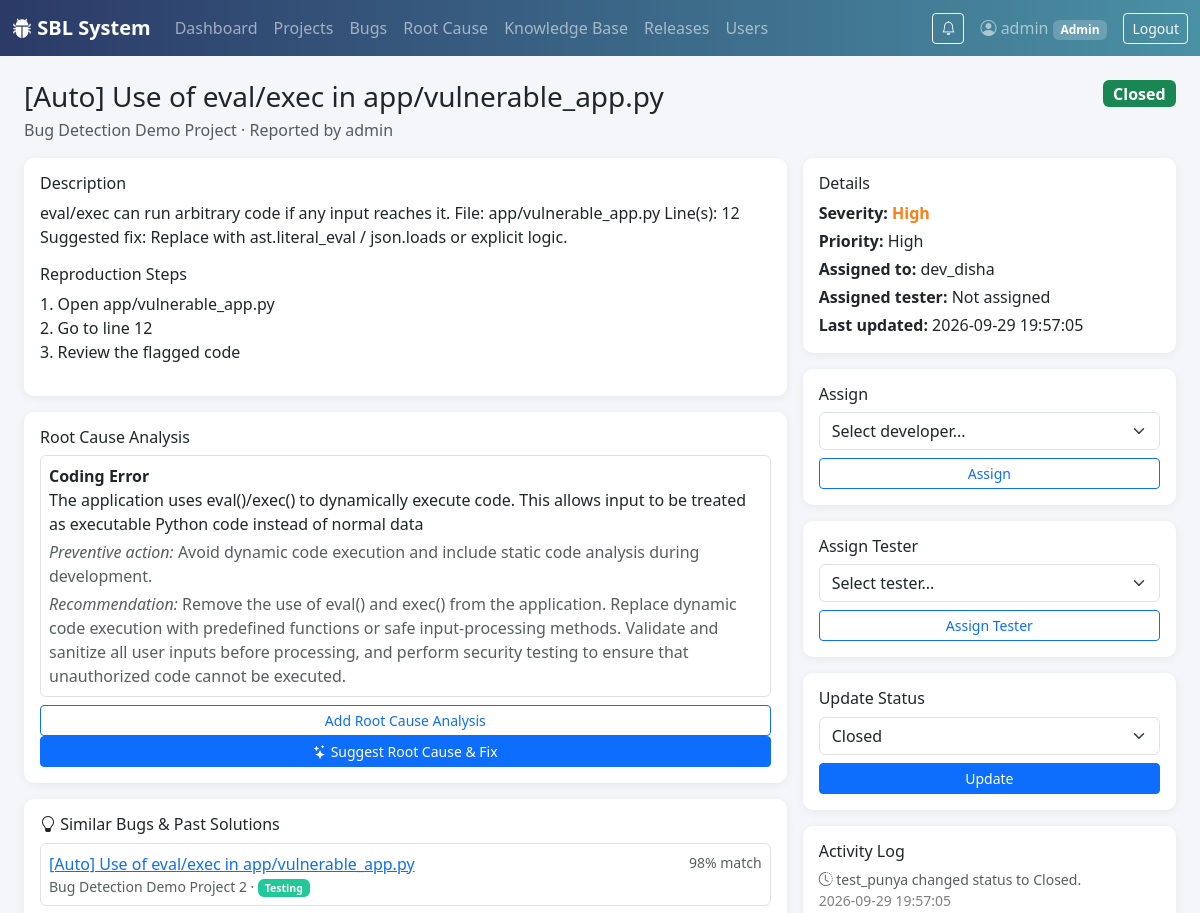
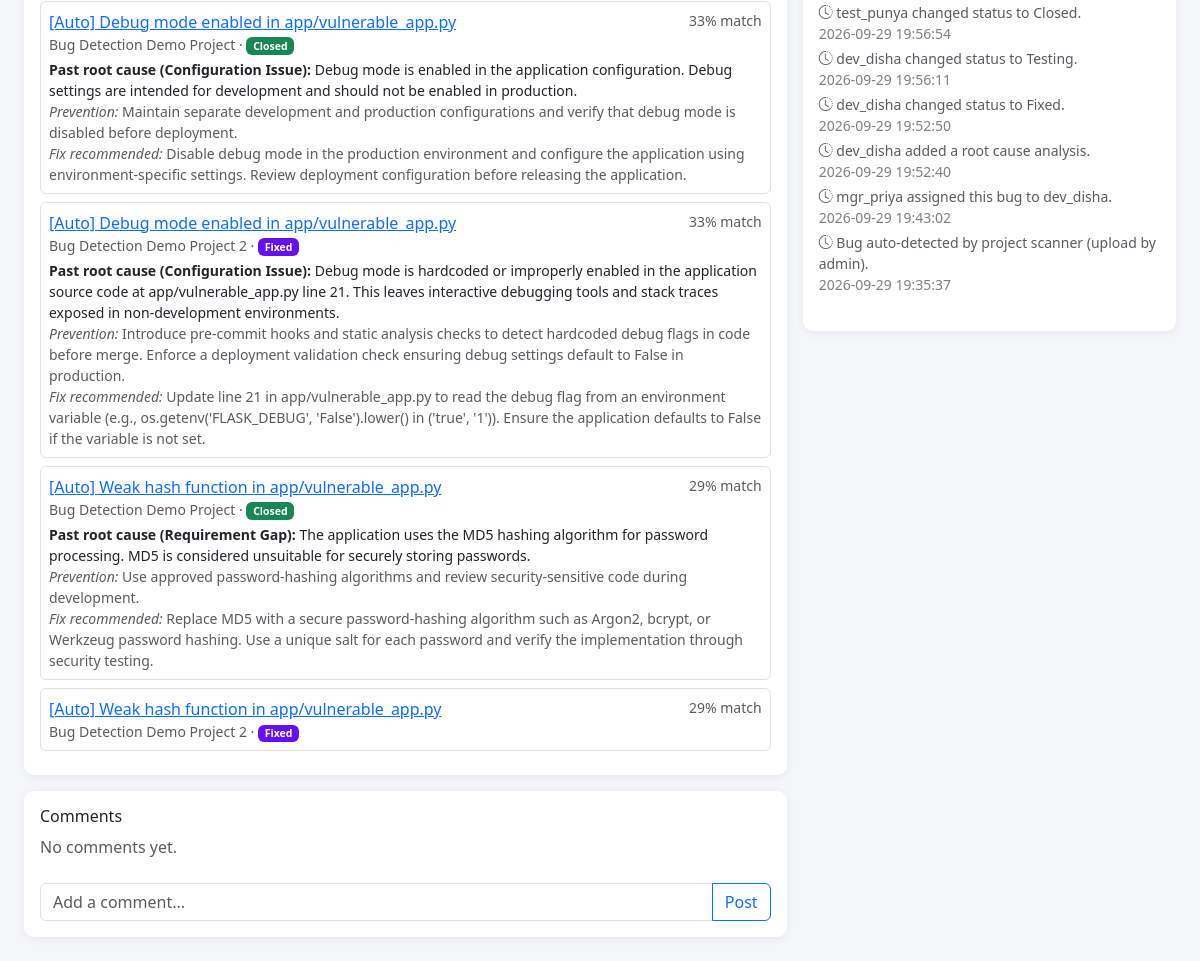
The page /bugs/22 (signed in) on the database its author committed (2 pictures, top to bottom).
### tables this page shows
CREATE TABLE users (
    id INTEGER PRIMARY KEY AUTOINCREMENT,
    username TEXT UNIQUE NOT NULL,
    email TEXT UNIQUE NOT NULL,
    password_hash TEXT NOT NULL,
    role TEXT NOT NULL DEFAULT 'Tester',
    created_at TIMESTAMP DEFAULT CURRENT_TIMESTAMP
);

CREATE TABLE bugs (
    id INTEGER PRIMARY KEY AUTOINCREMENT,
    project_id INTEGER NOT NULL,
    title TEXT NOT NULL,
    description TEXT,
    reproduction_steps TEXT,
    severity TEXT DEFAULT 'Medium',
    priority TEXT DEFAULT 'Medium',
    status TEXT DEFAULT 'New',
    reported_by INTEGER,
    assigned_to INTEGER,
    attachment_path TEXT,
    created_at TIMESTAMP DEFAULT CURRENT_TIMESTAMP,
    updated_at TIMESTAMP DEFAULT CURRENT_TIMESTAMP, assigned_tester INTEGER REFERENCES users(id), reopen_count INTEGER DEFAULT 0,
    FOREIGN KEY (project_id) REFERENCES projects(id) ON DELETE CASCADE,
    FOREIGN KEY (reported_by) REFERENCES users(id),
    FOREIGN KEY (assigned_to) REFERENCES users(id)
);

CREATE TABLE projects (
    id INTEGER PRIMARY KEY AUTOINCREMENT,
    name TEXT NOT NULL,
    description TEXT,
    created_by INTEGER,
    created_at TIMESTAMP DEFAULT CURRENT_TIMESTAMP,
    FOREIGN KEY (created_by) REFERENCES users(id)
);

CREATE TABLE root_cause_analysis (
    id INTEGER PRIMARY KEY AUTOINCREMENT,
    bug_id INTEGER NOT NULL,
    category TEXT NOT NULL,
    root_cause TEXT NOT NULL,
    preventive_action TEXT,
    technical_recommendation TEXT,
    created_by INTEGER,
    created_at TIMESTAMP DEFAULT CURRENT_TIMESTAMP,
    FOREIGN KEY (bug_id) REFERENCES bugs(id) ON DELETE CASCADE,
    FOREIGN KEY (created_by) REFERENCES users(id)
);

CREATE TABLE bug_activity (
    id INTEGER PRIMARY KEY AUTOINCREMENT,
    bug_id INTEGER NOT NULL,
    user_id INTEGER,
    action TEXT NOT NULL,
    created_at TIMESTAMP DEFAULT CURRENT_TIMESTAMP,
    FOREIGN KEY (bug_id) REFERENCES bugs(id) ON DELETE CASCADE
);

### app/bugs.py (the view)
@bp.route("/<int:bug_id>")
@login_required
def detail(bug_id):
    db = get_db()
    bug = get_bug_or_404(bug_id)
    comments = db.execute(
        """SELECT c.*, u.username FROM bug_comments c JOIN users u ON u.id = c.user_id
           WHERE c.bug_id = ? ORDER BY c.created_at ASC""",
        (bug_id,),
    ).fetchall()
    activity = db.execute(
        "SELECT * FROM bug_activity WHERE bug_id = ? ORDER BY created_at DESC", (bug_id,)
    ).fetchall()
    rca = db.execute("SELECT * FROM root_cause_analysis WHERE bug_id = ?", (bug_id,)).fetchall()
    devs = assignable_users(db, bug["project_id"])
    testers = db.execute(
        """SELECT u.id, u.username FROM users u
           JOIN project_members pm ON pm.user_id = u.id
           WHERE u.role = 'Tester' AND pm.project_id = ? ORDER BY u.username""",
        (bug["project_id"],),
    ).fetchall()
    similar_bugs = find_similar_bugs(
        db, bug["title"], bug["description"], exclude_id=bug_id, with_rca=True, limit=5,
        scope=access.bug_scope(g.user, "b"),
    )
    similar_kb = find_similar_kb(db, bug["title"], bug["description"])
    return render_template(
        "bugs/detail.html", bug=bug, comments=comments, activity=activity, rca=rca,
        statuses=STATUSES, devs=devs, testers=testers,
        similar_bugs=similar_bugs, similar_kb=similar_kb
    )

### app/access.py (called while the page is built, shortened)
def _role(user):
    return user["role"] if user is not None else None

def bug_scope(user, alias="b"):
    a = (alias + ".") if alias else ""
    role = _role(user)
    if role in ("Admin", "Tester"):
        return "1=1", ()

def can_view_bug(db, user, bug_id):
    sql, params = bug_scope(user, "b")
    return db.execute(f"SELECT 1 FROM bugs b WHERE b.id = ? AND {sql}", (bug_id, *params)).fetchone() is not None

def guard_uploads():
    if not request.path.startswith("/static/uploads/"):
        return None

### app/auth.py (called while the page is built)
def login_required(view):
    @functools.wraps(view)
    def wrapped(**kwargs):
        if g.user is None:
            return redirect(url_for("auth.login"))
        return view(**kwargs)
    return wrapped

### app/bugs.py (called while the page is built)
def get_bug_or_404(bug_id):
    db = get_db()
    bug = db.execute(
        """SELECT b.*, p.name AS project_name,
                  ru.username AS reporter_name, au.username AS assignee_name,
                  tu.username AS tester_name
           FROM bugs b
           JOIN projects p ON p.id = b.project_id
           LEFT JOIN users ru ON ru.id = b.reported_by
           LEFT JOIN users au ON au.id = b.assigned_to
           LEFT JOIN users tu ON tu.id = b.assigned_tester
           WHERE b.id = ?""",
        (bug_id,),
    ).fetchone()
    if bug is None:
        abort(404)
    if not access.can_view_bug(db, g.user, bug_id):
        abort(403)          # the bug exists but this user is not allowed to see it
    return bug

def assignable_users(db, project_id):
    return db.execute(
        """SELECT u.id, u.username FROM users u
           WHERE u.role IN ('Developer','Manager','Admin')
             AND (u.role = 'Admin' OR EXISTS (SELECT 1 FROM project_members pm
                                              WHERE pm.project_id = ? AND pm.user_id = u.id))
           ORDER BY u.username""",
        (project_id,),
    ).fetchall()

### app/db.py (called while the page is built)
def get_db():
    if "db" not in g:
        g.db = sqlite3.connect(DB_PATH, detect_types=sqlite3.PARSE_DECLTYPES)
        g.db.row_factory = sqlite3.Row
        g.db.execute("PRAGMA foreign_keys = ON")
    return g.db

### app/similarity.py (called while the page is built)
def _stem(w):
    if w.endswith("es") and w[:-2].endswith(("s", "x", "z", "ch", "sh")) and len(w) > 4:
        return w[:-2]
    for suf in ("ing", "ed", "s"):
        if w.endswith(suf) and not w.endswith("ss") and len(w) - len(suf) >= 3:
            return w[: -len(suf)]
    return w

def _cosine(a, b):
    if len(a) > len(b):
        a, b = b, a
    return sum(x * b.get(w, 0.0) for w, x in a.items())

### app/templates/bugs/detail.html (shortened to what this page needs)
{% extends "base.html" %}
{% block content %}
<div class="d-flex justify-content-between align-items-start mb-3">
  <div>
    <h3 class="mb-1">{{ bug['title'] }}</h3>
    <p class="text-muted mb-0">{{ bug['project_name'] }} &middot; Reported by {{ bug['reporter_name'] }}</p>
  </div>
  <span class="badge status-badge-{{ bug['status'] }} fs-6">{{ bug['status'] }}</span>
</div>
<div class="row g-3">
  <div class="col-md-8">
    <div class="card sbl-card p-3 mb-3">
      <h6>Description</h6>
      <p>{{ bug['description'] or '—' }}</p>
      <h6>Reproduction Steps</h6>
      <p style="white-space: pre-line;">{{ bug['reproduction_steps'] or '—' }}</p>
    </div>
    <div class="card sbl-card p-3 mb-3">
      <h6>Root Cause Analysis</h6>
      {% for r in rca %}
      <div class="border rounded p-2 mb-2">
        <strong>{{ r['category'] }}</strong>
        <p class="mb-1">{{ r['root_cause'] }}</p>
        {% if r['preventive_action'] %}<p class="mb-1 text-muted"><em>Preventive action:</em> {{ r['preventive_action'] }}</p>{% endif %}
        {% if r['technical_recommendation'] %}<p class="mb-0 text-muted"><em>Recommendation:</em> {{ r['technical_recommendation'] }}</p>{% endif %}
      </div>
      {% else %}
      <p class="text-muted">No root cause analysis recorded yet.</p>
      {% endfor %}
      <a href="{{ url_for('rca.new', bug_id=bug['id']) }}" class="btn btn-sm btn-outline-primary">Add Root Cause Analysis</a>
      <a href="{{ url_for('rca.new', bug_id=bug['id'], suggest=1) }}" class="btn btn-sm btn-primary"><i class="bi bi-stars"></i> Suggest Root Cause &amp; Fix</a>
    </div>
    <div class="card sbl-card p-3 mb-3">
      <h6><i class="bi bi-lightbulb"></i> Similar Bugs &amp; Past Solutions</h6>
      {% for sb in similar_bugs %}
      <div class="border rounded p-2 mb-2">
        <div class="d-flex justify-content-between">
          <a href="{{ url_for('bugs.detail', bug_id=sb['id']) }}">{{ sb['title'] }}</a>
          <span class="text-muted small">{{ sb['percent'] }}% match</span>
        </div>
        <div class="small text-muted">{{ sb['project_name'] }} &middot; <span class="badge status-badge-{{ sb['status'] }}">{{ sb['status'] }}</span></div>
        {% if sb['rca'] %}
        <div class="small mt-1"><strong>Past root cause ({{ sb['rca']['category'] }}):</strong> {{ sb['rca']['root_cause'] }}</div>
        {% if sb['rca']['preventive_action'] %}<div class="small text-muted"><em>Prevention:</em> {{ sb['rca']['preventive_action'] }}</div>{% endif %}
        {% if sb['rca']['technical_recommendation'] %}<div class="small text-muted"><em>Fix recommended:</em> {{ sb['rca']['technical_recommendation'] }}</div>{% endif %}
        {% endif %}
      </div>
      {% endfor %}
    </div>
    <div class="card sbl-card p-3">
      <h6>Comments</h6>
      {% for c in comments %}
      <div class="mb-2">
        <strong>{{ c['username'] }}</strong> <span class="text-muted small">{{ c['created_at'] }}</span>
        <p class="mb-0">{{ c['comment'] }}</p>
      </div>
      {% else %}
      <p class="text-muted">No comments yet.</p>
      {% endfor %}
      <form method="post" action="{{ url_for('bugs.add_comment', bug_id=bug['id']) }}" class="mt-2">
        <div class="input-group">
          <input type="text" name="comment" class="form-control" placeholder="Add a comment..." required>
          <button class="btn btn-outline-primary">Post</button>
        </div>
      </form>
    </div>
  </div>
  <div class="col-md-4">
    <div class="card sbl-card p-3 mb-3">
      <h6>Details</h6>
      <p class="mb-1"><strong>Severity:</strong> <span class="severity-{{ bug['severity'] }}">{{ bug['severity'] }}</span></p>
      <p class="mb-1"><strong>Priority:</strong> {{ bug['priority'] }}</p>
      <p class="mb-1"><strong>Assigned to:</strong> {{ bug['assignee_name'] or 'Unassigned' }}</p>
      <p class="mb-1"><strong>Assigned tester:</strong> {{ bug['tester_name'] or 'Not assigned' }}</p>
      <p class="mb-0"><strong>Last updated:</strong> {{ bug['updated_at'] }}</p>
    </div>
    <div class="card sbl-card p-3 mb-3">
      <h6>Assign</h6>
      <form method="post" action="{{ url_for('bugs.assign', bug_id=bug['id']) }}">
        <select name="assigned_to" class="form-select mb-2" required>
          <option value="" disabled selected>Select developer...</option>
        </select>
        <button class="btn btn-sm btn-outline-primary w-100">Assign</button>
      </form>
    </div>
    {% if current_user['role'] in ['Admin', 'Manager'] %}
    <div class="card sbl-card p-3 mb-3">
      <h6>Assign Tester</h6>
      <form method="post" action="{{ url_for('bugs.assign_tester', bug_id=bug['id']) }}">
        <select name="assigned_tester" class="form-select mb-2" required>
          <option value="" disabled selected>Select tester...</option>
        </select>
        <button class="btn btn-sm btn-outline-primary w-100">Assign Tester</button>
      </form>
    </div>
    {% endif %}
    <div class="card sbl-card p-3 mb-3">
      <h6>Update Status</h6>
      <form method="post" action="{{ url_for('bugs.update_status', bug_id=bug['id']) }}">
        <select name="status" class="form-select mb-2">
          {% for s in statuses %}
          <option value="{{ s }}" {% if s == bug['status'] %}selected{% endif %}>{{ s }}</option>
          {% endfor %}
        </select>
        <button class="btn btn-sm btn-primary w-100">Update</button>
      </form>
    </div>
    <div class="card sbl-card p-3">
      <h6>Activity Log</h6>
      <ul class="list-unstyled small">
        {% for a in activity %}
        <li class="mb-1 text-muted"><i class="bi bi-clock-history"></i> {{ a['action'] }} <br><span class="text-black-50">{{ a['created_at'] }}</span></li>
        {% else %}
        <li class="text-muted">No activity yet.</li>
        {% endfor %}
      </ul>
    </div>
  </div>
</div>
{% endblock %}

### app/templates/base.html (shortened to what this page needs)
<!doctype html>
<html lang="en">
<head>
  <link href="https://cdnjs.cloudflare.com/ajax/libs/bootstrap/5.3.3/css/bootstrap.min.css" rel="stylesheet">
  <link href="https://cdnjs.cloudflare.com/ajax/libs/bootstrap-icons/1.11.3/font/bootstrap-icons.min.css" rel="stylesheet">
  <link href="{{ url_for('static', filename='css/style.css') }}" rel="stylesheet">
</head>
<body>
{% if current_user %}
<nav class="navbar navbar-expand-lg navbar-dark sbl-navbar">
  <div class="container-fluid">
    <a class="navbar-brand fw-semibold" href="{{ url_for('dashboard.home') }}"><i class="bi bi-bug-fill"></i> SBL System</a>
    <div class="collapse navbar-collapse" id="nav">
      <ul class="navbar-nav me-auto">
        <li class="nav-item"><a class="nav-link" href="{{ url_for('dashboard.home') }}">Dashboard</a></li>
        <li class="nav-item"><a class="nav-link" href="{{ url_for('projects.list_projects') }}">Projects</a></li>
        <li class="nav-item"><a class="nav-link" href="{{ url_for('bugs.list_bugs') }}">Bugs</a></li>
        <li class="nav-item"><a class="nav-link" href="{{ url_for('rca.list_all') }}">Root Cause</a></li>
        <li class="nav-item"><a class="nav-link" href="{{ url_for('kb.list_articles') }}">Knowledge Base</a></li>
        <li class="nav-item"><a class="nav-link" href="{{ url_for('releases.list_releases') }}">Releases</a></li>
        {% if current_user['role'] == 'Admin' %}
        <li class="nav-item"><a class="nav-link" href="{{ url_for('auth.manage_users') }}">Users</a></li>
        {% endif %}
      </ul>
      <a href="{{ url_for('notifications.list_notifications') }}"
         class="btn btn-outline-light btn-sm me-3 position-relative"
         title="Notifications">
        <i class="bi bi-bell"></i>
      </a>
      <span class="navbar-text me-3">
        <i class="bi bi-person-circle"></i> {{ current_user['username'] }}
        <span class="badge sbl-role-badge">{{ current_user['role'] }}</span>
      </span>
      <a href="{{ url_for('auth.logout') }}" class="btn btn-outline-light btn-sm">Logout</a>
    </div>
  </div>
</nav>
{% endif %}
<div class="container-fluid py-4 px-4">
  {% block content %}{% endblock %}
</div>
</body>
</html>

### app/static/css/style.css (style rules this page uses)
:root { --sbl-primary: #2b3a67; --sbl-accent: #4a90a4; }
body { background-color: #f4f6f9; }
.sbl-navbar { background: linear-gradient(90deg, var(--sbl-primary), var(--sbl-accent)); }
.sbl-role-badge { background-color: rgba(255,255,255,0.2); }
.sbl-card { border: none; border-radius: 10px; box-shadow: 0 2px 10px rgba(0,0,0,0.06); }
.status-badge-Fixed { background-color: #6610f2; }
.status-badge-Testing { background-color: #20c997; }
.status-badge-Closed { background-color: #198754; }
.severity-High { color: #fd7e14; font-weight: 600; }

### rows shown on the page
users: username "admin", role "Admin", reporter_name "admin"
bugs: title "[Auto] Use of eval/exec in app/vulnerable_app.py", status "Closed", description "eval/exec can run arbitrary code if any input reaches it. File: app/vulnerable_app.py Line(s): 12 Suggested fix: Replace with ast.literal_eval / json.loads or explicit logic.", reproduction_steps "1. Open app/vulnerable_app.py 2. Go to line 12 3. Review the flagged code", severity "High", priority "High", updated_at "2026-09-29 19:57:05"
projects: project_name "Bug Detection Demo Project"
root_cause_analysis: category "Coding Error", root_cause "The application uses eval()/exec() to dynamically execute code. This allows input to be treated as executable Python code instead of normal data", preventive_action "Avoid dynamic code execution and include static code analysis during development.", technical_recommendation "Remove the use of eval() and exec() from the application. Replace dynamic code execution with predefined functions or safe input-processing methods. Validate and sanitize all user inputs before processing, and perform security testing to ensure that unauthorized code cannot be executed."
bugs: title "[Auto] Use of eval/exec in app/vulnerable_app.py", percent "98", project_name "Bug Detection Demo Project 2", status "Testing"
bugs: title "[Auto] Debug mode enabled in app/vulnerable_app.py", percent "33", project_name "Bug Detection Demo Project", status "Closed", rca.category "Configuration Issue", rca.root_cause "Debug mode is enabled in the application configuration. Debug settings are intended for development and should not be enabled in production.", rca.preventive_action "Maintain separate development and production configurations and verify that debug mode is disabled before deployment.", rca.technical_recommendation "Disable debug mode in the production environment and configure the application using environment-specific settings. Review deployment configuration before releasing the application."
bugs: title "[Auto] Debug mode enabled in app/vulnerable_app.py", percent "33", project_name "Bug Detection Demo Project 2", status "Fixed", rca.category "Configuration Issue", rca.root_cause "Debug mode is hardcoded or improperly enabled in the application source code at app/vulnerable_app.py line 21. This leaves interactive debugging tools and stack traces exposed in non-development environments.", rca.preventive_action "Introduce pre-commit hooks and static analysis checks to detect hardcoded debug flags in code before merge. Enforce a deployment validation check ensuring debug settings default to False in production.", rca.technical_recommendation "Update line 21 in app/vulnerable_app.py to read the debug flag from an environment variable (e.g., os.getenv('FLASK_DEBUG', 'False').lower() in ('true', '1')). Ensure the application defaults to False if the variable is not set."
bugs: title "[Auto] Weak hash function in app/vulnerable_app.py", percent "29", project_name "Bug Detection Demo Project", status "Closed", rca.category "Requirement Gap", rca.root_cause "The application uses the MD5 hashing algorithm for password processing. MD5 is considered unsuitable for securely storing passwords.", rca.preventive_action "Use approved password-hashing algorithms and review security-sensitive code during development.", rca.technical_recommendation "Replace MD5 with a secure password-hashing algorithm such as Argon2, bcrypt, or Werkzeug password hashing. Use a unique salt for each password and verify the implementation through security testing."
bugs: title "[Auto] Weak hash function in app/vulnerable_app.py", percent "29", project_name "Bug Detection Demo Project 2", status "Fixed"
users: username "dev_disha"
bug_activity: action "test_punya changed status to Closed.", created_at "2026-09-29 19:57:05"
bug_activity: action "test_punya changed status to Closed.", created_at "2026-09-29 19:56:54"
bug_activity: action "dev_disha changed status to Testing.", created_at "2026-09-29 19:56:11"
bug_activity: action "dev_disha changed status to Fixed.", created_at "2026-09-29 19:52:50"
bug_activity: action "dev_disha added a root cause analysis.", created_at "2026-09-29 19:52:40"
bug_activity: action "mgr_priya assigned this bug to dev_disha.", created_at "2026-09-29 19:43:02"
bug_activity: action "Bug auto-detected by project scanner (upload by admin).", created_at "2026-09-29 19:35:37"

### other values the page prints
{{ bug['tester_name'] or 'Not assigned' }} "Not assigned"
